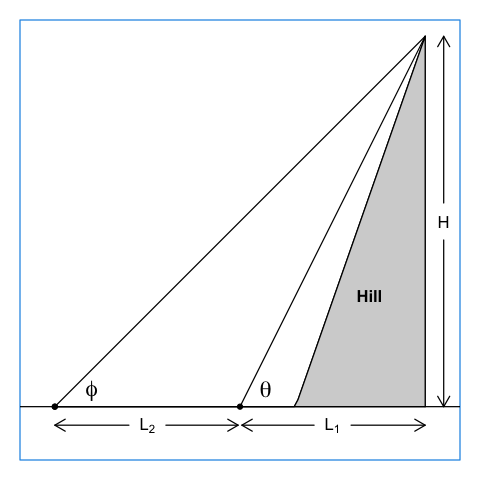

Source code (R):
png("fig2.png", unit="in", width=4, height=4, res=120, pointsize=10)
par(mar=rep(1,4))
x <- seq(0, 1, length.out=100)
y <- ifelse(x < 0.65, 0, (x-0.65)/0.35)
delta <- diff(range(x))/20
epsilon <- delta/10
x <- c(x, 1)
y <- c(y, 0)
plot(x, y, axes=FALSE, xlab="", ylab="",
    asp=1, type="l", xlim=c(0,1), ylim=c(-0.1,1))
polygon(x,y, col="lightgray")
text(0.85, 0.3, "Hill", font=2)
arrows(1+delta,0,1+delta,0.45,code=1, length=0.1)
arrows(1+delta,0.5+delta,1+delta,1, code=2, length=0.1)
text(1+delta, 0.5, "H")
box(col=4)
abline(h=0)
#lines(rep(1,2), c(0,1), lwd=4, col="darkgray")
points(0,0,pch=20)
points(0,0,pch=20)
text(0.1,0.09,expression(phi), pos=1, cex=1.4)
lines(c(0, 1), c(0, 1))
points(0.5,0,pch=20)
text(0.57,0.09,expression(theta), pos=1, cex=1.4)
lines(c(0.5, 1), c(0, 1))

arrows(0,-delta,0.20,-delta,code=1, length=0.1)
arrows(0.3,-delta,0.5-epsilon,-delta,code=2, length=0.1)
text(0.25, -delta, expression(L[2]))

arrows(0.5+epsilon,-delta, 0.7, -delta, code=1, length=0.1)
arrows(0.8,-delta, 1, -delta, code=2, length=0.1)
text(0.75, -delta, expression(L[1]))
dev.off()

theta <- atan2(1, 1-0.5)
phi <- atan2(1, 1)
L2 <- 50
H <- L2 * tan(theta)*tan(phi)/(tan(theta)-tan(phi))
stopifnot(abs(H == 100) < 1e-7)
message(sprintf("Example: L_2=%g, theta=%.4g deg, phi=%.4g deg yields H=%g (expect H=%g)",
        L2, theta*180/pi, phi*180/pi, H, 100))

